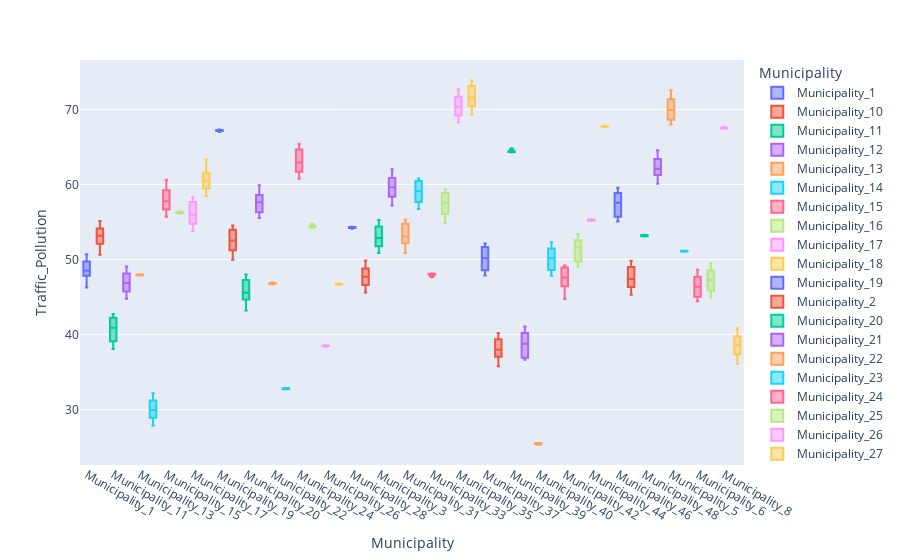

The code cell stored with this chart in its notebook:
### Markdown cell above
#### medias a traves de diferentes municipalidades

### Code cell
fig = px.box(mu, x="Municipality", y="Traffic_Pollution",  color="Municipality")
fig.show()

### Figure 1 — Plotly figure (JSON) as saved in the notebook; plotly's stock layout.template omitted (floating-point values rounded to 4 significant figures)
{"data": [{"alignmentgroup": "True", "hovertemplate": "Municipality=%{x}<br>Traffic_Pollution=%{y}<extra></extra>", "legendgroup": "Municipality_1", "marker": {"color": "#636efa"}, "name": "Municipality_1", "notched": false, "offsetgroup": "Municipality_1", "orientation": "v", "showlegend": true, "type": "box", "x": ["Municipality_1", "Municipality_1", "Municipality_1", "Municipality_1", "Municipality_1", "Municipality_1", "Municipality_1", "Municipality_1", "Municipality_1", "Municipality_1"], "x0": " ", "xaxis": "x", "y": [46.28, 47.14, 47.87, 47.83, 48.38, 48.67, 49.74, 49.59, 50.58, 50.71], "y0": " ", "yaxis": "y"}, {"alignmentgroup": "True", "hovertemplate": "Municipality=%{x}<br>Traffic_Pollution=%{y}<extra></extra>", "legendgroup": "Municipality_10", "marker": {"color": "#EF553B"}, "name": "Municipality_10", "notched": false, "offsetgroup": "Municipality_10", "orientation": "v", "showlegend": true, "type": "box", "x": ["Municipality_10", "Municipality_10", "Municipality_10", "Municipality_10", "Municipality_10", "Municipality_10", "Municipality_10", "Municipality_10", "Municipality_10", "Municipality_10"], "x0": " ", "xaxis": "x", "y": [50.65, 51.25, 52.12, 52.73, 52.67, 53.73, 53.62, 54.15, 54.64, 55.13], "y0": " ", "yaxis": "y"}, {"alignmentgroup": "True", "hovertemplate": "Municipality=%{x}<br>Traffic_Pollution=%{y}<extra></extra>", "legendgroup": "Municipality_11", "marker": {"color": "#00cc96"}, "name": "Municipality_11", "notched": false, "offsetgroup": "Municipality_11", "orientation": "v", "showlegend": true, "type": "box", "x": ["Municipality_11", "Municipality_11", "Municipality_11", "Municipality_11", "Municipality_11", "Municipality_11", "Municipality_11", "Municipality_11", "Municipality_11", "Municipality_11"], "x0": " ", "xaxis": "x", "y": [38.09, 38.48, 39.11, 39.86, 40.65, 41.19, 41.47, 42.52, 42.26, 42.76], "y0": " ", "yaxis": "y"}, {"alignmentgroup": "True", "hovertemplate": "Municipality=%{x}<br>Traffic_Pollution=%{y}<extra></extra>", "legendgroup": "Municipality_12", "marker": {"color": "#ab63fa"}, "name": "Municipality_12", "notched": false, "offsetgroup": "Municipality_12", "orientation": "v", "showlegend": true, "type": "box", "x": ["Municipality_12", "Municipality_12", "Municipality_12", "Municipality_12", "Municipality_12", "Municipality_12", "Municipality_12", "Municipality_12", "Municipality_12", "Municipality_12"], "x0": " ", "xaxis": "x", "y": [44.78, 45.31, 45.74, 45.81, 46.77, 47.0, 47.19, 48.14, 48.69, 49.08], "y0": " ", "yaxis": "y"}, {"alignmentgroup": "True", "hovertemplate": "Municipality=%{x}<br>Traffic_Pollution=%{y}<extra></extra>", "legendgroup": "Municipality_13", "marker": {"color": "#FFA15A"}, "name": "Municipality_13", "notched": false, "offsetgroup": "Municipality_13", "orientation": "v", "showlegend": true, "type": "box", "x": ["Municipality_13", "Municipality_13", "Municipality_13", "Municipality_13", "Municipality_13", "Municipality_13", "Municipality_13", "Municipality_13", "Municipality_13", "Municipality_13"], "x0": " ", "xaxis": "x", "y": [48.05, 47.91, 47.92, 47.96, 47.86, 47.98, 48.0, 48.02, 47.88, 47.9], "y0": " ", "yaxis": "y"}, {"alignmentgroup": "True", "hovertemplate": "Municipality=%{x}<br>Traffic_Pollution=%{y}<extra></extra>", "legendgroup": "Municipality_14", "marker": {"color": "#19d3f3"}, "name": "Municipality_14", "notched": false, "offsetgroup": "Municipality_14", "orientation": "v", "showlegend": true, "type": "box", "x": ["Municipality_14", "Municipality_14", "Municipality_14", "Municipality_14", "Municipality_14", "Municipality_14", "Municipality_14", "Municipality_14", "Municipality_14", "Municipality_14"], "x0": " ", "xaxis": "x", "y": [27.88, 28.24, 28.92, 29.24, 29.42, 30.51, 31.23, 31.19, 31.57, 32.18], "y0": " ", "yaxis": "y"}, {"alignmentgroup": "True", "hovertemplate": "Municipality=%{x}<br>Traffic_Pollution=%{y}<extra></extra>", "legendgroup": "Municipality_15", "marker": {"color": "#FF6692"}, "name": "Municipality_15", "notched": false, "offsetgroup": "Municipality_15", "orientation": "v", "showlegend": true, "type": "box", "x": ["Municipality_15", "Municipality_15", "Municipality_15", "Municipality_15", "Municipality_15", "Municipality_15", "Municipality_15", "Municipality_15", "Municipality_15", "Municipality_15"], "x0": " ", "xaxis": "x", "y": [55.7, 56.56, 56.66, 57.06, 57.49, 58.07, 59.23, 58.89, 59.81, 60.63], "y0": " ", "yaxis": "y"}, {"alignmentgroup": "True", "hovertemplate": "Municipality=%{x}<br>Traffic_Pollution=%{y}<extra></extra>", "legendgroup": "Municipality_16", "marker": {"color": "#B6E880"}, "name": "Municipality_16", "notched": false, "offsetgroup": "Municipality_16", "orientation": "v", "showlegend": true, "type": "box", "x": ["Municipality_16", "Municipality_16", "Municipality_16", "Municipality_16", "Municipality_16", "Municipality_16", "Municipality_16", "Municipality_16", "Municipality_16", "Municipality_16"], "x0": " ", "xaxis": "x", "y": [56.37, 56.19, 56.22, null, 56.22, 56.4, 56.16, 56.29, 56.15, 56.3], "y0": " ", "yaxis": "y"}, {"alignmentgroup": "True", "hovertemplate": "Municipality=%{x}<br>Traffic_Pollution=%{y}<extra></extra>", "legendgroup": "Municipality_17", "marker": {"color": "#FF97FF"}, "name": "Municipality_17", "notched": false, "offsetgroup": "Municipality_17", "orientation": "v", "showlegend": true, "type": "box", "x": ["Municipality_17", "Municipality_17", "Municipality_17", "Municipality_17", "Municipality_17", "Municipality_17", "Municipality_17", "Municipality_17", "Municipality_17", "Municipality_17"], "x0": " ", "xaxis": "x", "y": [53.8, 54.13, 54.77, 55.35, 55.3, 56.68, 56.64, 57.69, 57.75, 58.31], "y0": " ", "yaxis": "y"}, {"alignmentgroup": "True", "hovertemplate": "Municipality=%{x}<br>Traffic_Pollution=%{y}<extra></extra>", "legendgroup": "Municipality_18", "marker": {"color": "#FECB52"}, "name": "Municipality_18", "notched": false, "offsetgroup": "Municipality_18", "orientation": "v", "showlegend": true, "type": "box", "x": ["Municipality_18", "Municipality_18", "Municipality_18", "Municipality_18", "Municipality_18", "Municipality_18", "Municipality_18", "Municipality_18", "Municipality_18", "Municipality_18"], "x0": " ", "xaxis": "x", "y": [58.44, 58.88, 59.48, 59.81, 60.26, 60.83, 61.2, 61.57, 62.37, 63.34], "y0": " ", "yaxis": "y"}, {"alignmentgroup": "True", "hovertemplate": "Municipality=%{x}<br>Traffic_Pollution=%{y}<extra></extra>", "legendgroup": "Municipality_19", "marker": {"color": "#636efa"}, "name": "Municipality_19", "notched": false, "offsetgroup": "Municipality_19", "orientation": "v", "showlegend": true, "type": "box", "x": ["Municipality_19", "Municipality_19", "Municipality_19", "Municipality_19", "Municipality_19", "Municipality_19", "Municipality_19", "Municipality_19", "Municipality_19", "Municipality_19"], "x0": " ", "xaxis": "x", "y": [67.15, 67.19, 67.26, 67.32, null, 67.0, 67.14, 67.21, 67.29, 67.2], "y0": " ", "yaxis": "y"}, {"alignmentgroup": "True", "hovertemplate": "Municipality=%{x}<br>Traffic_Pollution=%{y}<extra></extra>", "legendgroup": "Municipality_2", "marker": {"color": "#EF553B"}, "name": "Municipality_2", "notched": false, "offsetgroup": "Municipality_2", "orientation": "v", "showlegend": true, "type": "box", "x": ["Municipality_2", "Municipality_2", "Municipality_2", "Municipality_2", "Municipality_2", "Municipality_2", "Municipality_2", "Municipality_2", "Municipality_2", "Municipality_2"], "x0": " ", "xaxis": "x", "y": [49.96, 50.82, 51.25, 51.79, 52.36, 52.72, 53.22, 53.99, 54.12, 54.53], "y0": " ", "yaxis": "y"}, {"alignmentgroup": "True", "hovertemplate": "Municipality=%{x}<br>Traffic_Pollution=%{y}<extra></extra>", "legendgroup": "Municipality_20", "marker": {"color": "#00cc96"}, "name": "Municipality_20", "notched": false, "offsetgroup": "Municipality_20", "orientation": "v", "showlegend": true, "type": "box", "x": ["Municipality_20", "Municipality_20", "Municipality_20", "Municipality_20", "Municipality_20", "Municipality_20", "Municipality_20", "Municipality_20", "Municipality_20", "Municipality_20"], "x0": " ", "xaxis": "x", "y": [43.2, 44.16, 44.75, 44.67, 45.35, 45.83, 46.46, 47.29, 47.28, 48.01], "y0": " ", "yaxis": "y"}, {"alignmentgroup": "True", "hovertemplate": "Municipality=%{x}<br>Traffic_Pollution=%{y}<extra></extra>", "legendgroup": "Municipality_21", "marker": {"color": "#ab63fa"}, "name": "Municipality_21", "notched": false, "offsetgroup": "Municipality_21", "orientation": "v", "showlegend": true, "type": "box", "x": ["Municipality_21", "Municipality_21", "Municipality_21", "Municipality_21", "Municipality_21", "Municipality_21", "Municipality_21", "Municipality_21", "Municipality_21", "Municipality_21"], "x0": " ", "xaxis": "x", "y": [55.55, 55.54, 56.31, 57.4, 57.41, 57.88, 58.29, 58.59, 59.3, 59.91], "y0": " ", "yaxis": "y"}, {"alignmentgroup": "True", "hovertemplate": "Municipality=%{x}<br>Traffic_Pollution=%{y}<extra></extra>", "legendgroup": "Municipality_22", "marker": {"color": "#FFA15A"}, "name": "Municipality_22", "notched": false, "offsetgroup": "Municipality_22", "orientation": "v", "showlegend": true, "type": "box", "x": ["Municipality_22", "Municipality_22", "Municipality_22", "Municipality_22", "Municipality_22", "Municipality_22", "Municipality_22", "Municipality_22", "Municipality_22", "Municipality_22"], "x0": " ", "xaxis": "x", "y": [46.8, 46.74, 46.91, 46.78, 46.81, 46.89, 46.82, 46.96, 46.82, 46.72], "y0": " ", "yaxis": "y"}, {"alignmentgroup": "True", "hovertemplate": "Municipality=%{x}<br>Traffic_Pollution=%{y}<extra></extra>", "legendgroup": "Municipality_23", "marker": {"color": "#19d3f3"}, "name": "Municipality_23", "notched": false, "offsetgroup": "Municipality_23", "orientation": "v", "showlegend": true, "type": "box", "x": ["Municipality_23", "Municipality_23", "Municipality_23", "Municipality_23", "Municipality_23", "Municipality_23", "Municipality_23", "Municipality_23", "Municipality_23", "Municipality_23"], "x0": " ", "xaxis": "x", "y": [32.73, 32.88, 32.84, 32.73, 32.73, null, 32.85, 32.9, 32.71, 32.77], "y0": " ", "yaxis": "y"}, {"alignmentgroup": "True", "hovertemplate": "Municipality=%{x}<br>Traffic_Pollution=%{y}<extra></extra>", "legendgroup": "Municipality_24", "marker": {"color": "#FF6692"}, "name": "Municipality_24", "notched": false, "offsetgroup": "Municipality_24", "orientation": "v", "showlegend": true, "type": "box", "x": ["Municipality_24", "Municipality_24", "Municipality_24", "Municipality_24", "Municipality_24", "Municipality_24", "Municipality_24", "Municipality_24", "Municipality_24", "Municipality_24"], "x0": " ", "xaxis": "x", "y": [60.76, 60.97, 61.69, 61.87, 62.67, 63.24, 63.59, 64.67, 64.91, 65.45], "y0": " ", "yaxis": "y"}, {"alignmentgroup": "True", "hovertemplate": "Municipality=%{x}<br>Traffic_Pollution=%{y}<extra></extra>", "legendgroup": "Municipality_25", "marker": {"color": "#B6E880"}, "name": "Municipality_25", "notched": false, "offsetgroup": "Municipality_25", "orientation": "v", "showlegend": true, "type": "box", "x": ["Municipality_25", "Municipality_25", "Municipality_25", "Municipality_25", "Municipality_25", "Municipality_25", "Municipality_25", "Municipality_25", "Municipality_25", "Municipality_25"], "x0": " ", "xaxis": "x", "y": [54.37, 54.36, 54.27, 54.43, 54.39, 54.4, 54.52, 54.32, 54.34, 54.29], "y0": " ", "yaxis": "y"}, {"alignmentgroup": "True", "hovertemplate": "Municipality=%{x}<br>Traffic_Pollution=%{y}<extra></extra>", "legendgroup": "Municipality_26", "marker": {"color": "#FF97FF"}, "name": "Municipality_26", "notched": false, "offsetgroup": "Municipality_26", "orientation": "v", "showlegend": true, "type": "box", "x": ["Municipality_26", "Municipality_26", "Municipality_26", "Municipality_26", "Municipality_26", "Municipality_26", "Municipality_26", "Municipality_26", "Municipality_26", "Municipality_26"], "x0": " ", "xaxis": "x", "y": [38.5, 38.46, 38.53, 38.55, 38.52, 38.56, 38.39, 38.53, 38.45, 38.57], "y0": " ", "yaxis": "y"}, {"alignmentgroup": "True", "hovertemplate": "Municipality=%{x}<br>Traffic_Pollution=%{y}<extra></extra>", "legendgroup": "Municipality_27", "marker": {"color": "#FECB52"}, "name": "Municipality_27", "notched": false, "offsetgroup": "Municipality_27", "orientation": "v", "showlegend": true, "type": "box", "x": ["Municipality_27", "Municipality_27", "Municipality_27", "Municipality_27", "Municipality_27", "Municipality_27", "Municipality_27", "Municipality_27", "Municipality_27", "Municipality_27"], "x0": " ", "xaxis": "x", "y": [46.69, 46.72, 46.75, 46.74, 46.75, 46.68, 46.64, 46.7, 46.8, 46.65], "y0": " ", "yaxis": "y"}, {"alignmentgroup": "True", "hovertemplate": "Municipality=%{x}<br>Traffic_Pollution=%{y}<extra></extra>", "legendgroup": "Municipality_28", "marker": {"color": "#636efa"}, "name": "Municipality_28", "notched": false, "offsetgroup": "Municipality_28", "orientation": "v", "showlegend": true, "type": "box", "x": ["Municipality_28", "Municipality_28", "Municipality_28", "Municipality_28", "Municipality_28", "Municipality_28", "Municipality_28", "Municipality_28", "Municipality_28", "Municipality_28"], "x0": " ", "xaxis": "x", "y": [54.34, 54.34, 54.13, 54.26, 54.12, 54.34, 54.22, 54.28, 54.32, 54.38], "y0": " ", "yaxis": "y"}, {"alignmentgroup": "True", "hovertemplate": "Municipality=%{x}<br>Traffic_Pollution=%{y}<extra></extra>", "legendgroup": "Municipality_29", "marker": {"color": "#EF553B"}, "name": "Municipality_29", "notched": false, "offsetgroup": "Municipality_29", "orientation": "v", "showlegend": true, "type": "box", "x": ["Municipality_29", "Municipality_29", "Municipality_29", "Municipality_29", "Municipality_29", "Municipality_29", "Municipality_29", "Municipality_29", "Municipality_29", "Municipality_29"], "x0": " ", "xaxis": "x", "y": [45.61, 45.66, 46.63, 47.22, 47.44, 47.99, 48.56, 48.82, 49.51, 49.87], "y0": " ", "yaxis": "y"}, {"alignmentgroup": "True", "hovertemplate": "Municipality=%{x}<br>Traffic_Pollution=%{y}<extra></extra>", "legendgroup": "Municipality_3", "marker": {"color": "#00cc96"}, "name": "Municipality_3", "notched": false, "offsetgroup": "Municipality_3", "orientation": "v", "showlegend": true, "type": "box", "x": ["Municipality_3", "Municipality_3", "Municipality_3", "Municipality_3", "Municipality_3", "Municipality_3", "Municipality_3", "Municipality_3", "Municipality_3", "Municipality_3"], "x0": " ", "xaxis": "x", "y": [50.88, 51.58, 51.79, 52.3, 52.66, 53.12, 53.66, 54.39, 55.24, 55.29], "y0": " ", "yaxis": "y"}, {"alignmentgroup": "True", "hovertemplate": "Municipality=%{x}<br>Traffic_Pollution=%{y}<extra></extra>", "legendgroup": "Municipality_30", "marker": {"color": "#ab63fa"}, "name": "Municipality_30", "notched": false, "offsetgroup": "Municipality_30", "orientation": "v", "showlegend": true, "type": "box", "x": ["Municipality_30", "Municipality_30", "Municipality_30", "Municipality_30", "Municipality_30", "Municipality_30", "Municipality_30", "Municipality_30", "Municipality_30", "Municipality_30"], "x0": " ", "xaxis": "x", "y": [57.22, 57.62, 58.37, 58.76, 59.4, 59.86, 60.56, 60.86, 61.55, 62.04], "y0": " ", "yaxis": "y"}, {"alignmentgroup": "True", "hovertemplate": "Municipality=%{x}<br>Traffic_Pollution=%{y}<extra></extra>", "legendgroup": "Municipality_31", "marker": {"color": "#FFA15A"}, "name": "Municipality_31", "notched": false, "offsetgroup": "Municipality_31", "orientation": "v", "showlegend": true, "type": "box", "x": ["Municipality_31", "Municipality_31", "Municipality_31", "Municipality_31", "Municipality_31", "Municipality_31", "Municipality_31", "Municipality_31", "Municipality_31", "Municipality_31"], "x0": " ", "xaxis": "x", "y": [50.86, 51.49, 52.28, 52.16, 52.94, 53.23, 53.44, 54.76, 55.12, 55.35], "y0": " ", "yaxis": "y"}, {"alignmentgroup": "True", "hovertemplate": "Municipality=%{x}<br>Traffic_Pollution=%{y}<extra></extra>", "legendgroup": "Municipality_32", "marker": {"color": "#19d3f3"}, "name": "Municipality_32", "notched": false, "offsetgroup": "Municipality_32", "orientation": "v", "showlegend": true, "type": "box", "x": ["Municipality_32", "Municipality_32", "Municipality_32", "Municipality_32", "Municipality_32", "Municipality_32", "Municipality_32", "Municipality_32", "Municipality_32", "Municipality_32"], "x0": " ", "xaxis": "x", "y": [56.76, 57.31, 57.68, 58.33, 58.84, 59.42, 59.57, 60.47, 60.46, 60.81], "y0": " ", "yaxis": "y"}, {"alignmentgroup": "True", "hovertemplate": "Municipality=%{x}<br>Traffic_Pollution=%{y}<extra></extra>", "legendgroup": "Municipality_33", "marker": {"color": "#FF6692"}, "name": "Municipality_33", "notched": false, "offsetgroup": "Municipality_33", "orientation": "v", "showlegend": true, "type": "box", "x": ["Municipality_33", "Municipality_33", "Municipality_33", "Municipality_33", "Municipality_33", "Municipality_33", "Municipality_33", "Municipality_33", "Municipality_33", "Municipality_33"], "x0": " ", "xaxis": "x", "y": [48.1, 48.09, 48.09, 48.1, 48.02, 47.93, 48.11, 48.07, 47.87, 48.06], "y0": " ", "yaxis": "y"}, {"alignmentgroup": "True", "hovertemplate": "Municipality=%{x}<br>Traffic_Pollution=%{y}<extra></extra>", "legendgroup": "Municipality_34", "marker": {"color": "#B6E880"}, "name": "Municipality_34", "notched": false, "offsetgroup": "Municipality_34", "orientation": "v", "showlegend": true, "type": "box", "x": ["Municipality_34", "Municipality_34", "Municipality_34", "Municipality_34", "Municipality_34", "Municipality_34", "Municipality_34", "Municipality_34", "Municipality_34", "Municipality_34"], "x0": " ", "xaxis": "x", "y": [54.89, 55.61, 56.09, 56.36, 57.34, 57.89, 57.9, 58.9, 58.87, 59.38], "y0": " ", "yaxis": "y"}, {"alignmentgroup": "True", "hovertemplate": "Municipality=%{x}<br>Traffic_Pollution=%{y}<extra></extra>", "legendgroup": "Municipality_35", "marker": {"color": "#FF97FF"}, "name": "Municipality_35", "notched": false, "offsetgroup": "Municipality_35", "orientation": "v", "showlegend": true, "type": "box", "x": ["Municipality_35", "Municipality_35", "Municipality_35", "Municipality_35", "Municipality_35", "Municipality_35", "Municipality_35", "Municipality_35", "Municipality_35", "Municipality_35"], "x0": " ", "xaxis": "x", "y": [68.26, 68.67, 69.22, 70.01, 70.33, 70.43, 71.07, 71.71, 72.51, 72.7], "y0": " ", "yaxis": "y"}, {"alignmentgroup": "True", "hovertemplate": "Municipality=%{x}<br>Traffic_Pollution=%{y}<extra></extra>", "legendgroup": "Municipality_36", "marker": {"color": "#FECB52"}, "name": "Municipality_36", "notched": false, "offsetgroup": "Municipality_36", "orientation": "v", "showlegend": true, "type": "box", "x": ["Municipality_36", "Municipality_36", "Municipality_36", "Municipality_36", "Municipality_36", "Municipality_36", "Municipality_36", "Municipality_36", "Municipality_36", "Municipality_36"], "x0": " ", "xaxis": "x", "y": [69.33, 69.95, 70.42, 70.8, 71.28, 71.91, 72.32, 73.12, 73.23, 73.9], "y0": " ", "yaxis": "y"}, {"alignmentgroup": "True", "hovertemplate": "Municipality=%{x}<br>Traffic_Pollution=%{y}<extra></extra>", "legendgroup": "Municipality_37", "marker": {"color": "#636efa"}, "name": "Municipality_37", "notched": false, "offsetgroup": "Municipality_37", "orientation": "v", "showlegend": true, "type": "box", "x": ["Municipality_37", "Municipality_37", "Municipality_37", "Municipality_37", "Municipality_37", "Municipality_37", "Municipality_37", "Municipality_37", "Municipality_37", "Municipality_37"], "x0": " ", "xaxis": "x", "y": [48.0, 47.87, 48.59, 49.46, 49.75, 50.58, 50.99, 51.66, 51.73, 52.15], "y0": " ", "yaxis": "y"}, {"alignmentgroup": "True", "hovertemplate": "Municipality=%{x}<br>Traffic_Pollution=%{y}<extra></extra>", "legendgroup": "Municipality_38", "marker": {"color": "#EF553B"}, "name": "Municipality_38", "notched": false, "offsetgroup": "Municipality_38", "orientation": "v", "showlegend": true, "type": "box", "x": ["Municipality_38", "Municipality_38", "Municipality_38", "Municipality_38", "Municipality_38", "Municipality_38", "Municipality_38", "Municipality_38", "Municipality_38", "Municipality_38"], "x0": " ", "xaxis": "x", "y": [35.79, 36.18, 37.05, 37.33, 37.59, 38.36, 39.08, 39.36, 39.98, 40.2], "y0": " ", "yaxis": "y"}, {"alignmentgroup": "True", "hovertemplate": "Municipality=%{x}<br>Traffic_Pollution=%{y}<extra></extra>", "legendgroup": "Municipality_39", "marker": {"color": "#00cc96"}, "name": "Municipality_39", "notched": false, "offsetgroup": "Municipality_39", "orientation": "v", "showlegend": true, "type": "box", "x": ["Municipality_39", "Municipality_39", "Municipality_39", "Municipality_39", "Municipality_39", "Municipality_39", "Municipality_39", "Municipality_39", "Municipality_39", "Municipality_39"], "x0": " ", "xaxis": "x", "y": [64.41, 64.29, 64.56, 64.33, 64.33, 64.35, 64.36, 64.38, 64.5, 64.29], "y0": " ", "yaxis": "y"}, {"alignmentgroup": "True", "hovertemplate": "Municipality=%{x}<br>Traffic_Pollution=%{y}<extra></extra>", "legendgroup": "Municipality_4", "marker": {"color": "#ab63fa"}, "name": "Municipality_4", "notched": false, "offsetgroup": "Municipality_4", "orientation": "v", "showlegend": true, "type": "box", "x": ["Municipality_4", "Municipality_4", "Municipality_4", "Municipality_4", "Municipality_4", "Municipality_4", "Municipality_4", "Municipality_4", "Municipality_4", "Municipality_4"], "x0": " ", "xaxis": "x", "y": [36.91, 36.64, 36.9, 37.63, 38.62, 38.94, 39.44, 40.23, 40.24, 41.09], "y0": " ", "yaxis": "y"}, {"alignmentgroup": "True", "hovertemplate": "Municipality=%{x}<br>Traffic_Pollution=%{y}<extra></extra>", "legendgroup": "Municipality_40", "marker": {"color": "#FFA15A"}, "name": "Municipality_40", "notched": false, "offsetgroup": "Municipality_40", "orientation": "v", "showlegend": true, "type": "box", "x": ["Municipality_40", "Municipality_40", "Municipality_40", "Municipality_40", "Municipality_40", "Municipality_40", "Municipality_40", "Municipality_40", "Municipality_40", "Municipality_40"], "x0": " ", "xaxis": "x", "y": [25.4, 25.45, 25.49, 25.56, 25.5, 25.39, 25.32, 25.56, 25.46, 25.54], "y0": " ", "yaxis": "y"}, {"alignmentgroup": "True", "hovertemplate": "Municipality=%{x}<br>Traffic_Pollution=%{y}<extra></extra>", "legendgroup": "Municipality_41", "marker": {"color": "#19d3f3"}, "name": "Municipality_41", "notched": false, "offsetgroup": "Municipality_41", "orientation": "v", "showlegend": true, "type": "box", "x": ["Municipality_41", "Municipality_41", "Municipality_41", "Municipality_41", "Municipality_41", "Municipality_41", "Municipality_41", "Municipality_41", "Municipality_41", "Municipality_41"], "x0": " ", "xaxis": "x", "y": [47.83, 48.62, 48.55, 49.41, 50.13, 50.21, 51.01, 51.48, 52.27, 52.3], "y0": " ", "yaxis": "y"}, {"alignmentgroup": "True", "hovertemplate": "Municipality=%{x}<br>Traffic_Pollution=%{y}<extra></extra>", "legendgroup": "Municipality_42", "marker": {"color": "#FF6692"}, "name": "Municipality_42", "notched": false, "offsetgroup": "Municipality_42", "orientation": "v", "showlegend": true, "type": "box", "x": ["Municipality_42", "Municipality_42", "Municipality_42", "Municipality_42", "Municipality_42", "Municipality_42", "Municipality_42", "Municipality_42", "Municipality_42", "Municipality_42"], "x0": " ", "xaxis": "x", "y": [44.74, null, 45.9, 46.64, 47.09, 47.6, 48.01, 49.01, 48.91, 49.21], "y0": " ", "yaxis": "y"}, {"alignmentgroup": "True", "hovertemplate": "Municipality=%{x}<br>Traffic_Pollution=%{y}<extra></extra>", "legendgroup": "Municipality_43", "marker": {"color": "#B6E880"}, "name": "Municipality_43", "notched": false, "offsetgroup": "Municipality_43", "orientation": "v", "showlegend": true, "type": "box", "x": ["Municipality_43", "Municipality_43", "Municipality_43", "Municipality_43", "Municipality_43", "Municipality_43", "Municipality_43", "Municipality_43", "Municipality_43", "Municipality_43"], "x0": " ", "xaxis": "x", "y": [49.08, 49.31, 49.9, 50.34, null, 51.66, 51.74, 52.43, 52.95, 53.4], "y0": " ", "yaxis": "y"}, {"alignmentgroup": "True", "hovertemplate": "Municipality=%{x}<br>Traffic_Pollution=%{y}<extra></extra>", "legendgroup": "Municipality_44", "marker": {"color": "#FF97FF"}, "name": "Municipality_44", "notched": false, "offsetgroup": "Municipality_44", "orientation": "v", "showlegend": true, "type": "box", "x": ["Municipality_44", "Municipality_44", "Municipality_44", "Municipality_44", "Municipality_44", "Municipality_44", "Municipality_44", "Municipality_44", "Municipality_44", "Municipality_44"], "x0": " ", "xaxis": "x", "y": [55.27, 55.22, 55.17, 55.26, 55.34, 55.18, 55.17, 55.38, 55.22, 55.32], "y0": " ", "yaxis": "y"}, {"alignmentgroup": "True", "hovertemplate": "Municipality=%{x}<br>Traffic_Pollution=%{y}<extra></extra>", "legendgroup": "Municipality_45", "marker": {"color": "#FECB52"}, "name": "Municipality_45", "notched": false, "offsetgroup": "Municipality_45", "orientation": "v", "showlegend": true, "type": "box", "x": ["Municipality_45", "Municipality_45", "Municipality_45", "Municipality_45", "Municipality_45", "Municipality_45", "Municipality_45", "Municipality_45", "Municipality_45", "Municipality_45"], "x0": " ", "xaxis": "x", "y": [67.69, 67.8, 67.72, 67.74, 67.64, 67.78, 67.84, 67.76, 67.73, 67.75], "y0": " ", "yaxis": "y"}, {"alignmentgroup": "True", "hovertemplate": "Municipality=%{x}<br>Traffic_Pollution=%{y}<extra></extra>", "legendgroup": "Municipality_46", "marker": {"color": "#636efa"}, "name": "Municipality_46", "notched": false, "offsetgroup": "Municipality_46", "orientation": "v", "showlegend": true, "type": "box", "x": ["Municipality_46", "Municipality_46", "Municipality_46", "Municipality_46", "Municipality_46", "Municipality_46", "Municipality_46", "Municipality_46", "Municipality_46", "Municipality_46"], "x0": " ", "xaxis": "x", "y": [55.08, 55.38, 55.72, 56.82, 57.25, 57.87, 58.37, 58.86, 59.0, 59.58], "y0": " ", "yaxis": "y"}, {"alignmentgroup": "True", "hovertemplate": "Municipality=%{x}<br>Traffic_Pollution=%{y}<extra></extra>", "legendgroup": "Municipality_47", "marker": {"color": "#EF553B"}, "name": "Municipality_47", "notched": false, "offsetgroup": "Municipality_47", "orientation": "v", "showlegend": true, "type": "box", "x": ["Municipality_47", "Municipality_47", "Municipality_47", "Municipality_47", "Municipality_47", "Municipality_47", "Municipality_47", "Municipality_47", "Municipality_47", "Municipality_47"], "x0": " ", "xaxis": "x", "y": [45.3, 46.2, 46.33, 46.81, 47.02, 47.82, 48.45, 49.01, 49.84, 49.75], "y0": " ", "yaxis": "y"}, {"alignmentgroup": "True", "hovertemplate": "Municipality=%{x}<br>Traffic_Pollution=%{y}<extra></extra>", "legendgroup": "Municipality_48", "marker": {"color": "#00cc96"}, "name": "Municipality_48", "notched": false, "offsetgroup": "Municipality_48", "orientation": "v", "showlegend": true, "type": "box", "x": ["Municipality_48", "Municipality_48", "Municipality_48", "Municipality_48", "Municipality_48", "Municipality_48", "Municipality_48", "Municipality_48", "Municipality_48", "Municipality_48"], "x0": " ", "xaxis": "x", "y": [53.09, 53.22, 53.31, 53.1, 53.1, 53.3, 53.26, 53.1, 53.26, 53.29], "y0": " ", "yaxis": "y"}, {"alignmentgroup": "True", "hovertemplate": "Municipality=%{x}<br>Traffic_Pollution=%{y}<extra></extra>", "legendgroup": "Municipality_49", "marker": {"color": "#ab63fa"}, "name": "Municipality_49", "notched": false, "offsetgroup": "Municipality_49", "orientation": "v", "showlegend": true, "type": "box", "x": ["Municipality_49", "Municipality_49", "Municipality_49", "Municipality_49", "Municipality_49", "Municipality_49", "Municipality_49", "Municipality_49", "Municipality_49", "Municipality_49"], "x0": " ", "xaxis": "x", "y": [60.11, 61.01, 61.29, 61.6, 61.66, 62.54, 63.21, 63.42, 63.82, 64.57], "y0": " ", "yaxis": "y"}, {"alignmentgroup": "True", "hovertemplate": "Municipality=%{x}<br>Traffic_Pollution=%{y}<extra></extra>", "legendgroup": "Municipality_5", "marker": {"color": "#FFA15A"}, "name": "Municipality_5", "notched": false, "offsetgroup": "Municipality_5", "orientation": "v", "showlegend": true, "type": "box", "x": ["Municipality_5", "Municipality_5", "Municipality_5", "Municipality_5", "Municipality_5", "Municipality_5", "Municipality_5", "Municipality_5", "Municipality_5", "Municipality_5"], "x0": " ", "xaxis": "x", "y": [68.0, 68.45, 68.63, 69.04, 69.42, 70.43, 71.03, 71.36, 72.13, 72.58], "y0": " ", "yaxis": "y"}, {"alignmentgroup": "True", "hovertemplate": "Municipality=%{x}<br>Traffic_Pollution=%{y}<extra></extra>", "legendgroup": "Municipality_50", "marker": {"color": "#19d3f3"}, "name": "Municipality_50", "notched": false, "offsetgroup": "Municipality_50", "orientation": "v", "showlegend": true, "type": "box", "x": ["Municipality_50", "Municipality_50", "Municipality_50", "Municipality_50", "Municipality_50", "Municipality_50", "Municipality_50", "Municipality_50", "Municipality_50", "Municipality_50"], "x0": " ", "xaxis": "x", "y": [51.08, 51.16, 51.15, 51.18, 51.16, 51.05, 51.04, 51.18, 51.18, 51.11], "y0": " ", "yaxis": "y"}, {"alignmentgroup": "True", "hovertemplate": "Municipality=%{x}<br>Traffic_Pollution=%{y}<extra></extra>", "legendgroup": "Municipality_6", "marker": {"color": "#FF6692"}, "name": "Municipality_6", "notched": false, "offsetgroup": "Municipality_6", "orientation": "v", "showlegend": true, "type": "box", "x": ["Municipality_6", "Municipality_6", "Municipality_6", "Municipality_6", "Municipality_6", "Municipality_6", "Municipality_6", "Municipality_6", "Municipality_6", "Municipality_6"], "x0": " ", "xaxis": "x", "y": [44.45, 44.56, 45.06, 45.8, 46.29, 46.5, 47.65, 47.72, 48.04, 48.65], "y0": " ", "yaxis": "y"}, {"alignmentgroup": "True", "hovertemplate": "Municipality=%{x}<br>Traffic_Pollution=%{y}<extra></extra>", "legendgroup": "Municipality_7", "marker": {"color": "#B6E880"}, "name": "Municipality_7", "notched": false, "offsetgroup": "Municipality_7", "orientation": "v", "showlegend": true, "type": "box", "x": ["Municipality_7", "Municipality_7", "Municipality_7", "Municipality_7", "Municipality_7", "Municipality_7", "Municipality_7", "Municipality_7", "Municipality_7", "Municipality_7"], "x0": " ", "xaxis": "x", "y": [44.9, 45.87, 45.8, 46.53, 47.19, 47.39, 48.01, 48.58, 48.92, 49.53], "y0": " ", "yaxis": "y"}, {"alignmentgroup": "True", "hovertemplate": "Municipality=%{x}<br>Traffic_Pollution=%{y}<extra></extra>", "legendgroup": "Municipality_8", "marker": {"color": "#FF97FF"}, "name": "Municipality_8", "notched": false, "offsetgroup": "Municipality_8", "orientation": "v", "showlegend": true, "type": "box", "x": ["Municipality_8", "Municipality_8", "Municipality_8", "Municipality_8", "Municipality_8", "Municipality_8", "Municipality_8", "Municipality_8", "Municipality_8", "Municipality_8"], "x0": " ", "xaxis": "x", "y": [67.58, 67.57, 67.47, 67.46, 67.47, 67.51, 67.71, 67.53, 67.49, 67.61], "y0": " ", "yaxis": "y"}, {"alignmentgroup": "True", "hovertemplate": "Municipality=%{x}<br>Traffic_Pollution=%{y}<extra></extra>", "legendgroup": "Municipality_9", "marker": {"color": "#FECB52"}, "name": "Municipality_9", "notched": false, "offsetgroup": "Municipality_9", "orientation": "v", "showlegend": true, "type": "box", "x": ["Municipality_9", "Municipality_9", "Municipality_9", "Municipality_9", "Municipality_9", "Municipality_9", "Municipality_9", "Municipality_9", "Municipality_9", "Municipality_9"], "x0": " ", "xaxis": "x", "y": [36.12, 36.71, 37.37, 37.76, 38.67, 38.53, 39.67, 39.76, 40.14, 40.85], "y0": " ", "yaxis": "y"}], "layout": {"boxmode": "overlay", "legend": {"title": {"text": "Municipality"}, "tracegroupgap": 0}, "margin": {"t": 60}, "xaxis": {"anchor": "y", "categoryarray": ["Municipality_1", "Municipality_10", "Municipality_11", "Municipality_12", "Municipality_13", "Municipality_14", "Municipality_15", "Municipality_16", "Municipality_17", "Municipality_18", "Municipality_19", "Municipality_2", "Municipality_20", "Municipality_21", "Municipality_22", "Municipality_23", "Municipality_24", "Municipality_25", "Municipality_26", "Municipality_27", "Municipality_28", "Municipality_29", "Municipality_3", "Municipality_30", "Municipality_31", "Municipality_32", "Municipality_33", "Municipality_34", "Municipality_35", "Municipality_36", "Municipality_37", "Municipality_38", "Municipality_39", "Municipality_4", "Municipality_40", "Municipality_41", "Municipality_42", "Municipality_43", "Municipality_44", "Municipality_45", "Municipality_46", "Municipality_47", "Municipality_48", "Municipality_49", "Municipality_5", "Municipality_50", "Municipality_6", "Municipality_7", "Municipality_8", "Municipality_9"], "categoryorder": "array", "domain": [0, 1], "title": {"text": "Municipality"}}, "yaxis": {"anchor": "x", "domain": [0, 1], "title": {"text": "Traffic_Pollution"}}}}
